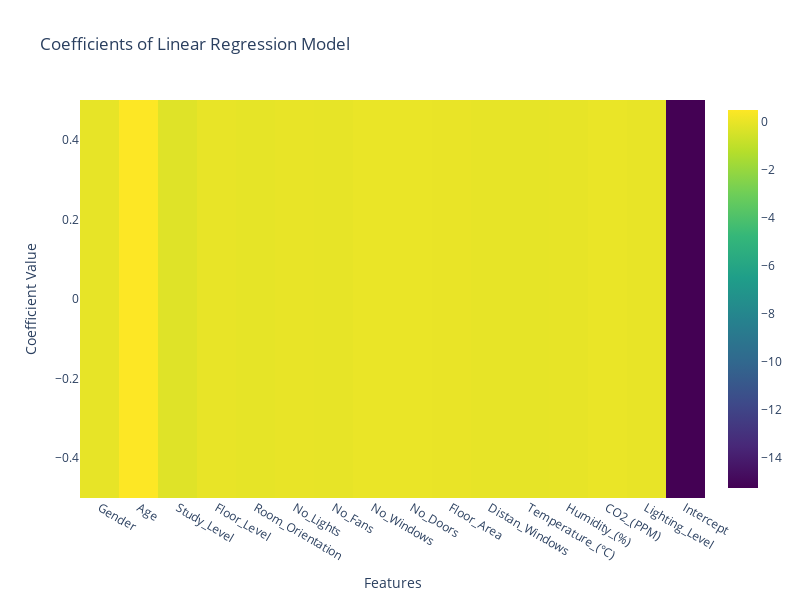

Notebook source saved alongside this figure:
### Code cell
import plotly.graph_objects as go
import numpy as np

# Create a matrix for the coefficients and intercept
coeff_matrix = np.array(coefficients + [intercept]).reshape(1, -1)

# Create a heatmap for coefficients
fig = go.Figure(data=go.Heatmap(z=coeff_matrix, x=features + ['Intercept'],
                                 colorscale='Viridis'))

fig.update_layout(title='Coefficients of Linear Regression Model',
                  xaxis_title='Features',
                  yaxis_title='Coefficient Value',
                  width=800,
                  height=600)

fig.show()

### Figure 1 — Plotly figure (JSON) as saved in the notebook; plotly's stock layout.template omitted (floating-point values rounded to 4 significant figures)
{"data": [{"colorscale": [[0, "#440154"], [0.1111, "#482878"], [0.2222, "#3e4989"], [0.3333, "#31688e"], [0.4444, "#26828e"], [0.5556, "#1f9e89"], [0.6667, "#35b779"], [0.7778, "#6ece58"], [0.8889, "#b5de2b"], [1, "#fde725"]], "type": "heatmap", "x": ["Gender", "Age", "Study_Level", "Floor_Level", "Room_Orientation", "No_Lights", "No_Fans", "No_Windows", "No_Doors", "Floor_Area", "Distan_Windows", "Temperature_(°C)", "Humidity_(%)", "CO2_(PPM)", "Lighting_Level", "Intercept"], "z": [[-0.03893, 0.5082, -0.2336, 0.0002629, -0.0543, -0.0008938, -0.0386, 0.04129, 0.04313, 0.01023, -0.02292, -0.06023, -0.02549, 0.04172, -0.006216, -15.27]]}], "layout": {"height": 600, "title": {"text": "Coefficients of Linear Regression Model"}, "width": 800, "xaxis": {"title": {"text": "Features"}}, "yaxis": {"title": {"text": "Coefficient Value"}}}}
